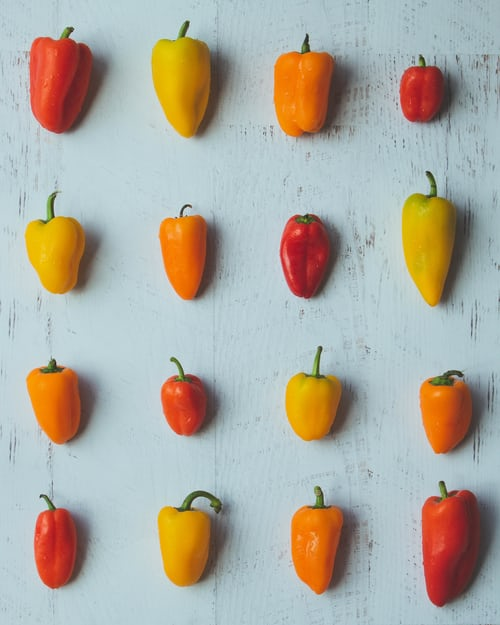
#> input picture Edge_Based/peppers2.jpg, 500 x 625 px
$ python edge_based_segmentation.py
#> lines starting #> are read from the running program, lines starting #| are printed output that depends on the picture
# -*- coding: utf-8 -*-
"""
Created on Thu Aug 26 12:43:59 2021

@author: aktas
"""

import cv2
from skimage.feature import canny
import matplotlib.pyplot as plt
from scipy import ndimage as ndi


img = cv2.imread("peppers2.jpg", 0)
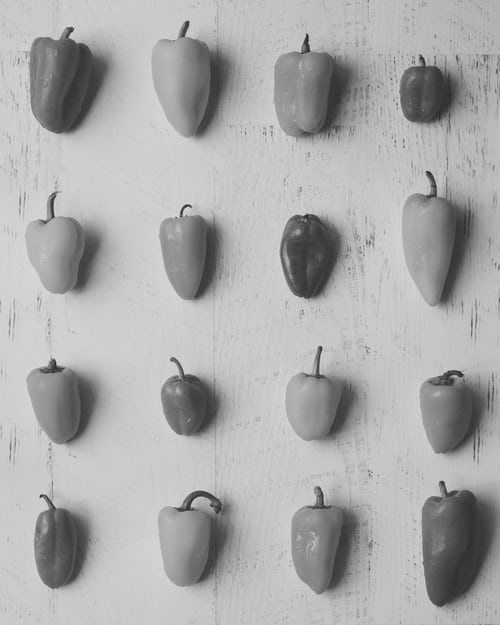
#> img: shape (625, 500); min 27, max 227, mean 171.5
#img = cv2.resize(img, (150,188))

"""Edge Based Segmentation """

""" edge detection with canny """

edges = canny(img/225.)
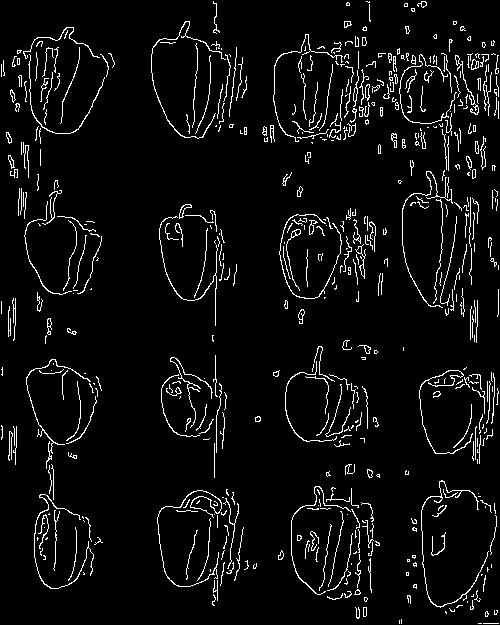
#> edges: shape (625, 500) bool; 5.3% white in thin lines or dots

fig, ax = plt.subplots(figsize=(4, 4))
ax.imshow(edges, cmap=plt.cm.gray)
ax.axis('off')
ax.set_title('Canny detector')

""" region - hole filling """


fill_holes = ndi.binary_fill_holes(edges)
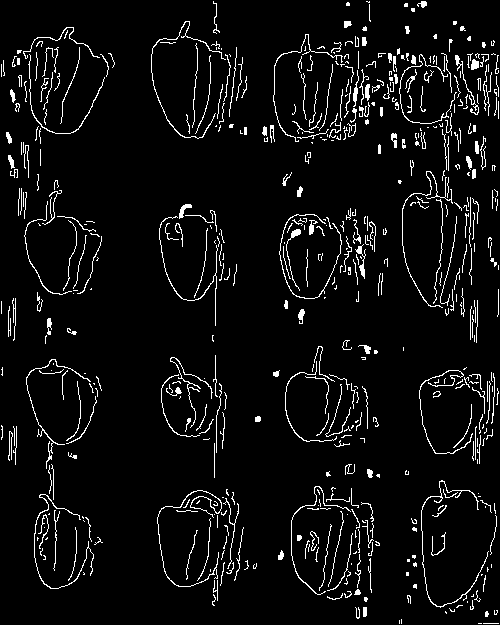
#> fill_holes: shape (625, 500) bool; 5.5% white in thin lines or dots

fig, ax = plt.subplots(figsize=(4, 3))
ax.imshow(fill_holes, cmap=plt.cm.gray, interpolation='nearest')
ax.axis('off')
ax.set_title('Filling the holes')
